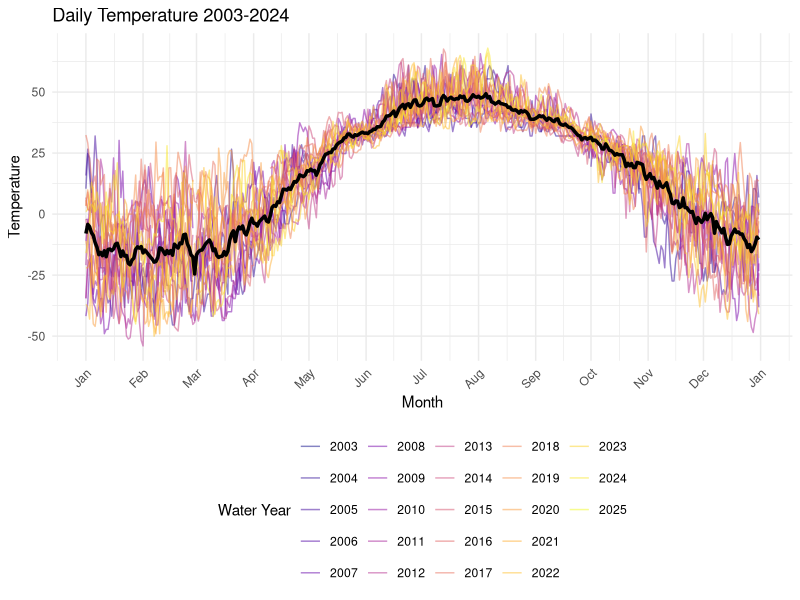
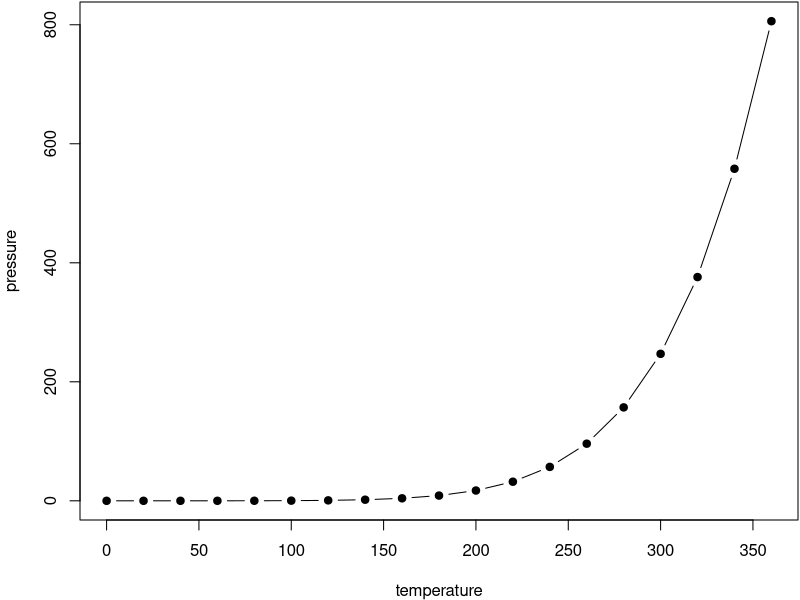

The R source for these figures, in order:
## ---- chunk 1
library(tidyr)
library(ggplot2)
library(readr)
library(dplyr)

df1 <- read_delim("_book/dailyAvgTemp.csv", delim = "|")

data <- df1

data_long <- data %>%
  pivot_longer(cols = -c(`Water Year`, Day),
               names_to = "Month",
               values_to = "Temperature")

# Create a date column (ignoring the year)
month_order <- c("Jan", "Feb", "Mar", "Apr", "May", "Jun", "Jul", "Aug", "Sep", "Oct", "Nov", "Dec")
data_long <- data_long %>%
  mutate(
    Month = factor(Month, levels = month_order, ordered = TRUE),
    Date = as.Date(paste("2000", Month, Day, sep = "-"), format = "%Y-%b-%d")
  )

# Calculate the average temperature for each day across all years
avg_temp <- data_long %>%
  group_by(Date) %>%
  summarise(AvgTemperature = mean(Temperature, na.rm = TRUE))

# Create the combined line graph
ggplot() +
  # Individual year lines
  geom_line(data = data_long, 
            aes(x = Date, y = Temperature, color = factor(`Water Year`), group = `Water Year`),
            alpha = 0.5) +
  # Average temperature line
  geom_line(data = avg_temp, 
            aes(x = Date, y = AvgTemperature),
            color = "black", size = 1.2) +
  scale_x_date(date_labels = "%b", date_breaks = "1 month") +
  scale_color_viridis_d(option = "plasma") +  # Color-blind friendly palette
  labs(title = "Daily Temperature 2003-2024",
       x = "Month",
       y = "Temperature",
       color = "Water Year") +
  theme_minimal() +
  theme(axis.text.x = element_text(angle = 45, hjust = 1),
        legend.position = "bottom")

## ---- chunk 2
par(mar = c(4, 4, .1, .1))
plot(pressure, type = 'b', pch = 19)
## ---- chunk 3
knitr::kable(
  head(pressure, 10), caption = 'Here is a nice table!',
  booktabs = TRUE
)
